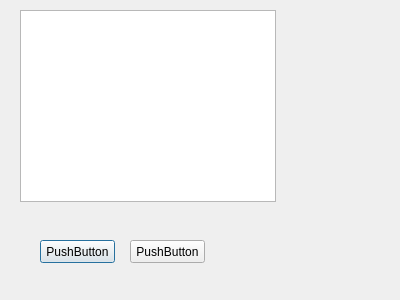
<?xml version="1.0" encoding="UTF-8"?>
<ui version="4.0">
 <class>Inventario_Dialog</class>
 <widget class="QDialog" name="Inventario_Dialog">
  <property name="geometry">
   <rect>
    <x>0</x>
    <y>0</y>
    <width>400</width>
    <height>300</height>
   </rect>
  </property>
  <property name="windowTitle">
   <string>Dialog</string>
  </property>
  <widget class="QTableView" name="tableView">
   <property name="geometry">
    <rect>
     <x>20</x>
     <y>10</y>
     <width>256</width>
     <height>192</height>
    </rect>
   </property>
  </widget>
  <widget class="QPushButton" name="pushButton">
   <property name="geometry">
    <rect>
     <x>40</x>
     <y>240</y>
     <width>75</width>
     <height>23</height>
    </rect>
   </property>
   <property name="text">
    <string>PushButton</string>
   </property>
  </widget>
  <widget class="QPushButton" name="pushButton_2">
   <property name="geometry">
    <rect>
     <x>130</x>
     <y>240</y>
     <width>75</width>
     <height>23</height>
    </rect>
   </property>
   <property name="text">
    <string>PushButton</string>
   </property>
  </widget>
 </widget>
 <resources/>
 <connections/>
</ui>
